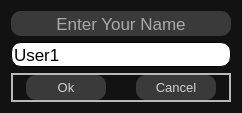
<?xml version="1.0" encoding="UTF-8"?>
<ui version="4.0">
 <class>diaName</class>
 <widget class="QDialog" name="diaName">
  <property name="geometry">
   <rect>
    <x>0</x>
    <y>0</y>
    <width>238</width>
    <height>109</height>
   </rect>
  </property>
  <property name="sizePolicy">
   <sizepolicy hsizetype="Fixed" vsizetype="Fixed">
    <horstretch>0</horstretch>
    <verstretch>0</verstretch>
   </sizepolicy>
  </property>
  <property name="windowTitle">
   <string>Dialog</string>
  </property>
  <property name="windowIcon">
   <iconset resource="../res/res.qrc">
    <normaloff>:/icons/main</normaloff>:/icons/main</iconset>
  </property>
  <property name="styleSheet">
   <string notr="true">*{
margin:0;
padding:0;
}
QDialog{
background:rgb(18, 18, 18);
}
QPushButton{
background:rgb(58, 58, 58);
border-radius:10;
color:rgb(209, 209, 209);
}
QLineEdit{
border-radius:10;
border:1 solid rgb(0, 0, 0);
}
QLabel{
background:rgb(58, 58, 58);
color:rgb(170, 170, 170);
border-radius:10;
text-align:center;
}
QPushButton:hover{
background:rgb(83, 12, 31);
}
QInputDialog{
background:rgb(86, 0, 42);
border-radius:10;
color:rgb(209, 209, 209)
}
</string>
  </property>
  <layout class="QVBoxLayout" name="verticalLayout_2">
   <property name="sizeConstraint">
    <enum>QLayout::SetDefaultConstraint</enum>
   </property>
   <item>
    <widget class="QLabel" name="label">
     <property name="minimumSize">
      <size>
       <width>0</width>
       <height>25</height>
      </size>
     </property>
     <property name="font">
      <font>
       <pointsize>13</pointsize>
      </font>
     </property>
     <property name="text">
      <string>Enter Your Name</string>
     </property>
     <property name="alignment">
      <set>Qt::AlignCenter</set>
     </property>
    </widget>
   </item>
   <item alignment="Qt::AlignHCenter">
    <widget class="QLineEdit" name="name">
     <property name="minimumSize">
      <size>
       <width>220</width>
       <height>25</height>
      </size>
     </property>
     <property name="maximumSize">
      <size>
       <width>16777215</width>
       <height>16777215</height>
      </size>
     </property>
     <property name="font">
      <font>
       <pointsize>13</pointsize>
      </font>
     </property>
     <property name="text">
      <string>User1</string>
     </property>
    </widget>
   </item>
   <item>
    <widget class="QFrame" name="frame_2">
     <property name="frameShape">
      <enum>QFrame::StyledPanel</enum>
     </property>
     <property name="frameShadow">
      <enum>QFrame::Raised</enum>
     </property>
     <layout class="QVBoxLayout" name="verticalLayout">
      <property name="spacing">
       <number>0</number>
      </property>
      <property name="leftMargin">
       <number>0</number>
      </property>
      <property name="topMargin">
       <number>0</number>
      </property>
      <property name="rightMargin">
       <number>0</number>
      </property>
      <property name="bottomMargin">
       <number>0</number>
      </property>
      <item>
       <widget class="QFrame" name="frame">
        <property name="sizePolicy">
         <sizepolicy hsizetype="Minimum" vsizetype="Minimum">
          <horstretch>0</horstretch>
          <verstretch>0</verstretch>
         </sizepolicy>
        </property>
        <property name="frameShape">
         <enum>QFrame::StyledPanel</enum>
        </property>
        <property name="frameShadow">
         <enum>QFrame::Raised</enum>
        </property>
        <layout class="QHBoxLayout" name="horizontalLayout">
         <property name="spacing">
          <number>5</number>
         </property>
         <property name="leftMargin">
          <number>0</number>
         </property>
         <property name="topMargin">
          <number>0</number>
         </property>
         <property name="rightMargin">
          <number>0</number>
         </property>
         <property name="bottomMargin">
          <number>0</number>
         </property>
         <item alignment="Qt::AlignHCenter">
          <widget class="QPushButton" name="ok">
           <property name="sizePolicy">
            <sizepolicy hsizetype="Minimum" vsizetype="Fixed">
             <horstretch>0</horstretch>
             <verstretch>0</verstretch>
            </sizepolicy>
           </property>
           <property name="minimumSize">
            <size>
             <width>80</width>
             <height>25</height>
            </size>
           </property>
           <property name="font">
            <font>
             <pointsize>10</pointsize>
            </font>
           </property>
           <property name="text">
            <string>Ok</string>
           </property>
          </widget>
         </item>
         <item alignment="Qt::AlignHCenter">
          <widget class="QPushButton" name="cancel">
           <property name="minimumSize">
            <size>
             <width>80</width>
             <height>25</height>
            </size>
           </property>
           <property name="font">
            <font>
             <pointsize>10</pointsize>
            </font>
           </property>
           <property name="text">
            <string>Cancel</string>
           </property>
          </widget>
         </item>
        </layout>
       </widget>
      </item>
     </layout>
    </widget>
   </item>
  </layout>
 </widget>
 <resources>
  <include location="../res/res.qrc"/>
 </resources>
 <connections/>
</ui>
